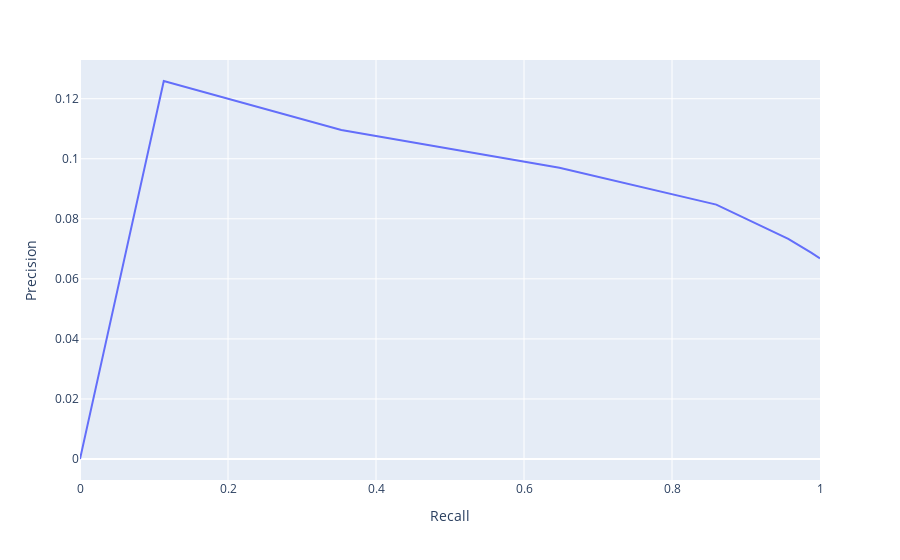

Notebook code cell kept with this figure:
### Markdown cell above
### Precision-Recall Curves

### Code cell
fig = px.line(x=recs, y=precs, hover_name=thresholds)
fig.update_xaxes(title="Recall")
fig.update_yaxes(title="Precision")
